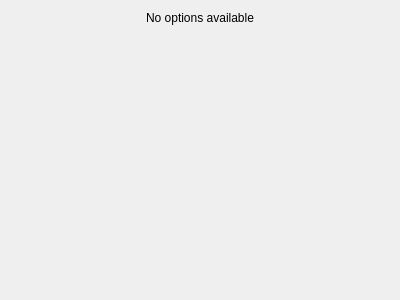
<?xml version="1.0" encoding="UTF-8"?>
<ui version="4.0">
 <class>EmptyOptionsForm</class>
 <widget class="QWidget" name="EmptyOptionsForm">
  <property name="geometry">
   <rect>
    <x>0</x>
    <y>0</y>
    <width>400</width>
    <height>300</height>
   </rect>
  </property>
  <layout class="QVBoxLayout" name="verticalLayout">
   <item>
    <widget class="QLabel" name="label">
     <property name="text">
      <string>No options available</string>
     </property>
     <property name="alignment">
      <set>Qt::AlignHCenter|Qt::AlignTop</set>
     </property>
    </widget>
   </item>
  </layout>
 </widget>
 <resources/>
 <connections/>
</ui>
